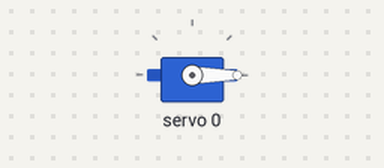
The sketch below on a simulated ESP32. Parts: servo. What the sketch prints to the serial monitor is not drawn.

Above: at 0.1 s.
At 1.1 s:
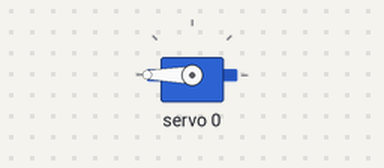
At 2.1 s:
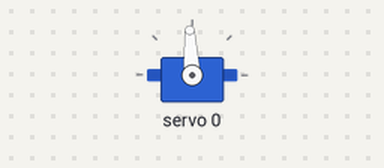
Timing chart, 0 to 3.6 s (numbered marks = the images above):
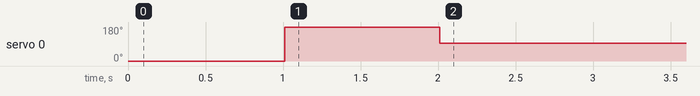

Measured:
- by itself, servo 0: 0° → 180° at 1.0 s, → 93° 1.0 s later

The sketch:

test_1.ino
```cpp
#include <Wire.h>
#include <Adafruit_PWMServoDriver.h>

Adafruit_PWMServoDriver pwm = Adafruit_PWMServoDriver();


// --- Pin Configuration ---
const uint8_t SERVO_SDA   = 6;
const uint8_t SERVO_SCL   = 7;

#define SERVOMIN 102
#define SERVOMAX 512

void setup() {
  Serial.begin(115200);
  Wire.begin(6, 7);  // SDA = 6, SCL = 7
  pwm.begin();
  pwm.setPWMFreq(50);
  delay(10);
  Serial.println("Testing servo on CH0...");

  pwm.setPWM(0, 0, SERVOMIN); delay(1000);
  pwm.setPWM(0, 0, SERVOMAX); delay(1000);
  pwm.setPWM(0, 0, (SERVOMIN + SERVOMAX)/2);
}

void loop() {}
```
